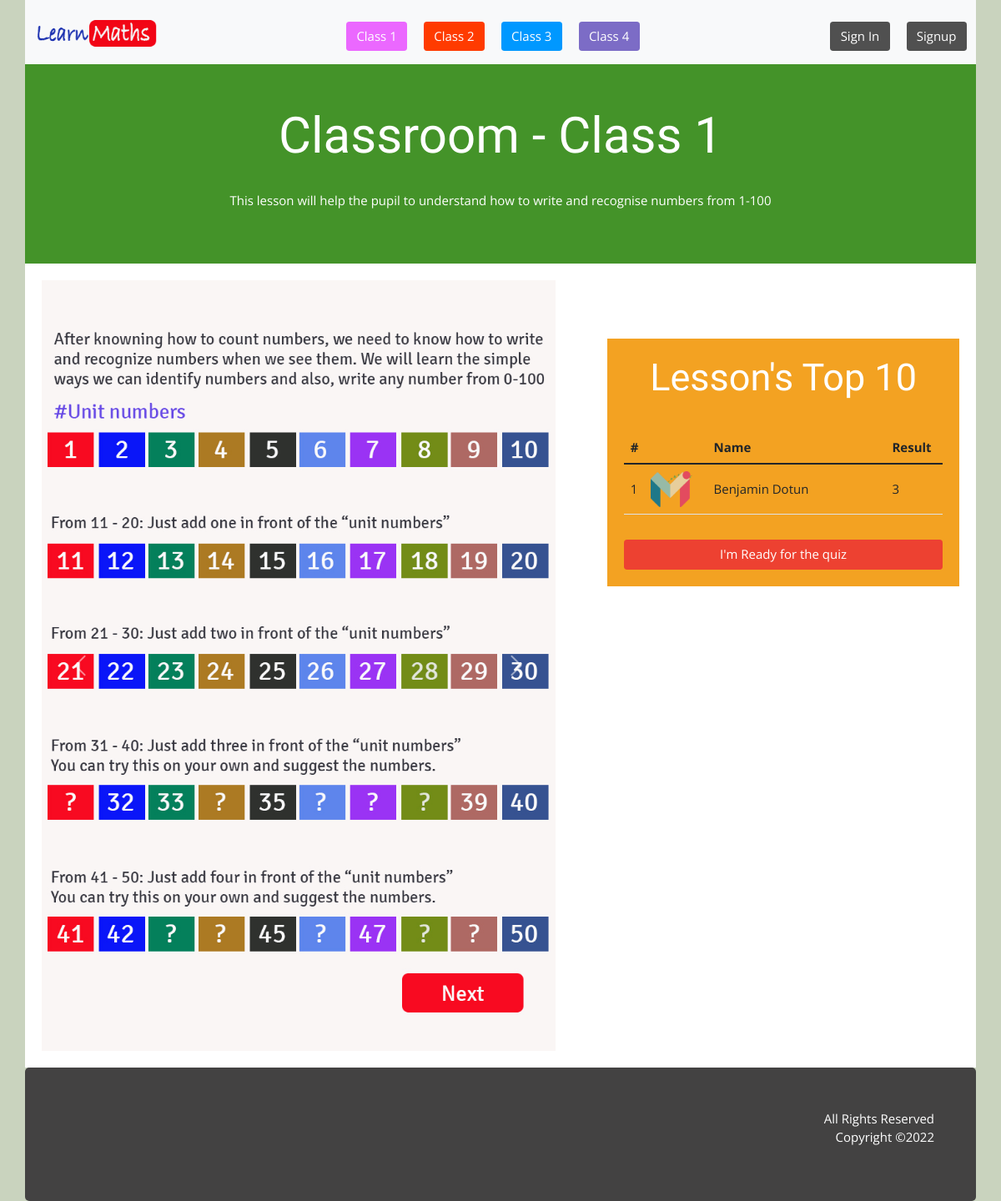
Page /classroom.php?cat=Class 1&id=6 on the committed database.
### tables this page shows
CREATE TABLE `lectures` (
  `id` int NOT NULL AUTO_INCREMENT,
  `category` varchar(20) DEFAULT NULL,
  `note` varchar(800) DEFAULT NULL,
  `topic` varchar(250) DEFAULT NULL,
  `week` varchar(2) DEFAULT NULL,
  `date` varchar(20) DEFAULT NULL,
  PRIMARY KEY (`id`)
);

CREATE TABLE `lecture_upload` (
  `id` int NOT NULL AUTO_INCREMENT,
  `lecture_id` int DEFAULT NULL,
  `name` varchar(120) DEFAULT NULL,
  `upload` varchar(250) DEFAULT NULL,
  `date` varchar(30) DEFAULT NULL,
  PRIMARY KEY (`id`)
);

CREATE TABLE `activities` (
  `id` int NOT NULL AUTO_INCREMENT,
  `pupil_id` int DEFAULT NULL,
  `lecture_id` int DEFAULT NULL,
  `category` varchar(30) DEFAULT NULL,
  `status` varchar(100) DEFAULT NULL,
  `week` int DEFAULT NULL,
  `result` varchar(30) DEFAULT NULL,
  `date` varchar(30) DEFAULT NULL,
  PRIMARY KEY (`id`)
);

CREATE TABLE `pupils` (
  `id` int NOT NULL AUTO_INCREMENT,
  `fullname` varchar(40) DEFAULT NULL,
  `category` varchar(15) DEFAULT NULL,
  `email` varchar(30) DEFAULT NULL,
  `picture` varchar(100) DEFAULT NULL,
  `password` varchar(50) DEFAULT NULL,
  `token` varchar(80) DEFAULT NULL,
  PRIMARY KEY (`id`)
);

### classroom.php (the view, shortened to what this page needs)
<?php
    $cat = $_GET["cat"];
    $id = $_GET["id"];
    include("includes/connect.inc.php");
    $sql2 = "SELECT * FROM lectures WHERE id = '$id'";
    $result2 = $conn->query($sql2);
    $row2 = $result2->fetch_assoc();
    $wk = $row2["week"];
    $sql = "SELECT * FROM lecture_upload WHERE lecture_id = '$id'";
    $result = $conn->query($sql);
    while($row = $result->fetch_array()) {
        $rows[] = $row;
    }
    $sql3 = "SELECT * FROM activities WHERE category = '$cat' AND week = '$wk' ORDER BY result DESC, date ASC";
    $result3 = $conn->query($sql3);
    $count = 0;
    while($row3 = $result3->fetch_array()) {
       if($count <= 10){
        $rows3[] = $row3;
       }
    }
    require_once 'includes/header.php';
    require_once 'includes/navbar.php';
?>
    <div class="container" style="padding:0; background:#449329;">
        <div style="text-align:center; padding:50px 10px;">
            <h1 class="align-middle head-title" style="color:white;">Classroom - <?php echo $cat;?></h1><br>
            <p style="color:white;"> <?php echo $row2["note"];?></p>
        </div>
    </div>
    <div class="container" style="padding:0; background:white;">
        <div class="row" style="">
            <div class="col-md-7">
                <div style="padding:20px;">
                    <div id="carouselExampleControls" class="carousel slide" data-bs-ride="carousel" data-bs-interval="false">
                        <div class="carousel-inner">
                            <?php
                                $count = 0;
                                foreach($rows as $row)
                                {
                                    $count++;
                                    if($count == 1){
                            ?>
                                <div class="carousel-item active">
                                    <img src="<?php echo $row["upload"];?>" class="d-block w-100" alt="<?php echo $row["name"];?>.">
                                </div>
                                <?php } else {?>
                                <div class="carousel-item">
                                    <img src="<?php echo $row["upload"];?>" class="d-block w-100" alt="<?php echo $row["name"];?>.">
                                </div>
                                <?php }?>
                            <?php
                                }
                            ?>
                        </div>
                        <button class="carousel-control-prev" type="button" data-bs-target="#carouselExampleControls" data-bs-slide="prev">
                            <span class="carousel-control-prev-icon" aria-hidden="true"></span>
                        </button>
                        <button class="carousel-control-next" type="button" data-bs-target="#carouselExampleControls" data-bs-slide="next">
                            <span class="carousel-control-next-icon" aria-hidden="true"></span>
                        </button>
                    </div>
                </div>
            </div>
            <div class="col-md-5">
                <div style="width:100%; padding:20px; margin-top:70px;">
                    <div style="background:#f3a222; padding:20px;">
                        <h3 class="head-title2" style="color:white; text-align:center; padding-bottom:30px;">Lesson's Top 10</h3>
                        <table class="table">
                            <thead>
                                <tr>
                                <th scope="col">#</th>
                                <th scope="col"></th>
                                <th scope="col">Name</th>
                                <th scope="col">Result</th>
                                </tr>
                            </thead>
                            <tbody>
                                <?php
                                    $counters = 0;
                                    foreach($rows3 as $row3){
                                        $pid = $row3["pupil_id"];
                                        $sqlx = "SELECT * FROM pupils WHERE id = '$pid'";
                                        $resultx = $conn->query($sqlx);
                                        $rowx= $resultx->fetch_assoc();
                                        $counters++;
                                ?>
                                    <tr>
                                        <td width="2%" valign="middle"><?php echo $counters;?></td>
                                        <td width="20%"><img src="../<?php echo $rowx["picture"];?>" style="width:50px;"/></td>
                                        <td width="60%" valign="middle"><?php echo $rowx["fullname"];?></td>
                                        <td width="18%" valign="middle"><?php echo $row3["result"];?></td>
                                    </tr>
                                <?php
                                    }
                                ?>
                            </tbody>
                        </table>
                        <div class="row" style="margin-top:30px;">
                             <a href="quiz_room.php?page=classroom&id=<?php echo $id;?>&cat=<?php echo $cat;?>"><button type="button" class="btn btn-block" style="width:100%; background:#ed4131; color:white;" >I'm Ready for the quiz</button></a>
                        </div>
                    </div>
                </div>
            </div>
        </div>
    </div>
<?php
    require_once 'includes/footer.php';
?>

### css/style.css (style rules this page uses)
html { font-size: 15px; box-sizing: border-box; min-height: 100%; font-family: "Open Sans", sans-serif; }
body { margin: 0; padding: 0; background: #c9d3be; font-family: "Open Sans", sans-serif; }
h1 { font-size: 26px; }
.head-title { font-family: "Chewy", cursive; font-size: 60px; }
.head-title2 { font-family: "Chewy", cursive; font-size: 45px; }

### rows in the picture
lectures: note "This lesson will help the pupil to understand how to write and recognise numbers from 1-100"
lecture_upload: upload (picture)
activities: pupil.picture (picture), pupil.fullname "Benjamin Dotun", result "3"

### other values in the picture
$cat "Class 1"
